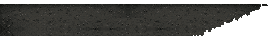
#> input picture Assets/scene/_source/lane-2track/base_yard_strip_280x36.png, 280 x 36 px
$ python regrass.py ../base_yard_strip_280x36.png ../lane_tile_pixellab_original_256x128.png ../lane_tile_pixellab_original_256x128.png 5 5
#> lines starting #> are read from the running program, lines starting #| are printed output that depends on the picture; after the words box and inside, x2 and y2 are one past the last pixel; in counts of white or black regions, pixels touching at a corner belong together
"""Lane grass rework (2026-11-22): replace the per-pixel speckled grass in the two-track lane strip with the style used elsewhere
(church statue, building bushes, village field): flat tones in soft clumps plus distinct blade tufts. The gravel gets the same
treatment (flat tones in soft patches + separate pebbles) unless gravel level is 0 (keep the speckled gravel).
usage: python3 regrass.py <dry_in> <storm_in> <outdir> [seed] [gravel: 0 keep | 1 many pebbles | 2 medium | 3 few]"""
import sys, random, math
import numpy as np
from PIL import Image
from scipy import ndimage
dry_p, storm_p, out = sys.argv[1], sys.argv[2], sys.argv[3]
SEED = int(sys.argv[4]) if len(sys.argv) > 4 else 7
GRAVEL = int(sys.argv[5]) if len(sys.argv) > 5 else 1
rnd = random.Random(SEED)
dry = np.array(Image.open(dry_p).convert('RGBA')).astype(int)
H, W = dry.shape[:2]
#> H = 36; W = 280
K = 72 // H            # 1 = fine (1280x72), 2 = chunky (640x36 art, shown 2x)
#> K = 2
R = 9 // K + (2 if K == 2 else 0)   # rows above the first track that hold the sky cut
#> R = 6
storm = np.array(Image.open(storm_p).convert('RGBA')).astype(int)
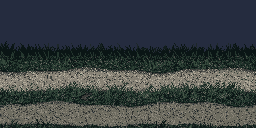
#> input picture Assets/scene/_source/lane-2track/lane_tile_pixellab_original_256x128.png, 256 x 128 px
# palette (from the strip's own greens, so the tone Jeremy approved stays)
D0, D1, M, L, T = (12, 26, 24), (21, 38, 34), (30, 50, 42), (41, 61, 53), (51, 73, 62)

def grassness(a):
    return ((a[..., 1] - a[..., 0]) >= 9) & (a[..., 3] > 0)
#> returned value: shape (36, 280) bool; every value is 0
g0 = grassness(dry).astype(float)
#> g0: shape (36, 280) float64; every value is 0
# rows 0..8: partly transparent sky cut; treat the whole verge as grass from its smoothed top line
blur = ndimage.gaussian_filter(g0, sigma=(1.3 / K, 3.0 / K), mode=('nearest', 'wrap'))
G = blur > 0.5
G[:R, :] = False
# drop tiny islands / fill tiny holes
lab, n = ndimage.label(G)
#> lab: shape (36, 280) int32; every value is 0
#> n = 0
for i, s in enumerate(ndimage.sum(G, lab, range(1, n + 1)), 1):
    if s < 40 / K / K: G[lab == i] = False
#> this loop made 0 passes
lab, n = ndimage.label(~G & (np.arange(H)[:, None] >= R))
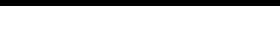
#> lab: shape (36, 280) int32; values 0 (black) and 1 (white), 83.3% white; 1 black region, box (x1, y1, x2, y2) and area: (0, 0, 280, 6) 1680
#> n = 1
for i, s in enumerate(ndimage.sum(~G, lab, range(1, n + 1)), 1):
    if s < 40 / K / K: G[lab == i] = True
#> this loop made 1 pass
#> (i, s) on pass 1: (1, 8400)
# top verge: grass from a gently wavy line (y 5..7) down to where the first gravel track starts
top = np.array([round((6 + 0.9 * math.sin(2 * math.pi * x * K / 160.0 + 1.0) + 0.6 * math.sin(2 * math.pi * x * K / 64.0)) / K) + (K - 1) for x in range(W)])
for x in range(W):
    G[top[x]:R, x] = True   # the verge above the first track is always grass
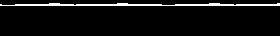
#> G: shape (36, 280) bool; 5.6% white in thin lines or dots, all inside (x1, y1, x2, y2) = (0, 3, 280, 6)

def vnoise(cw, ch, seed):
    r = np.random.RandomState(seed)
    gw, gh = W // cw, H // ch + 2
    g = r.rand(gh, gw)
    ys = np.arange(H) / ch; xs = np.arange(W) / cw if K == 1 else np.arange(W) * gw / W   # K 2: exact period, so the tile wraps cleanly
    y0 = ys.astype(int); x0 = xs.astype(int) % gw; x1 = (x0 + 1) % gw
    fy = (ys - y0)[:, None]; fx = (xs - xs.astype(int))[None, :]
    fy = fy * fy * (3 - 2 * fy); fx = fx * fx * (3 - 2 * fx)
    a = g[y0][:, x0]; b = g[y0][:, x1]; c = g[y0 + 1][:, x0]; d = g[y0 + 1][:, x1]
    return a * (1 - fx) * (1 - fy) + b * fx * (1 - fy) + c * (1 - fx) * fy + d * fx * fy

GV = ~G & (np.arange(H)[:, None] >= R)                      # everything opaque that is not grass
def gravel():
    """flat gravel: 3 close tones in soft patches (following the old strip's own light/dark), a darker rim against the grass,
    and separate pebbles (a pale stone with a dark pixel under it) on a jittered grid instead of per-pixel speckle"""
    L = 0.299 * dry[..., 0] + 0.587 * dry[..., 1] + 0.114 * dry[..., 2]
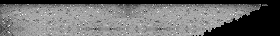
#> L: shape (36, 280) float64; min 0, max 86.14, mean 37.1; drawn with min black and max white
    w = GV.astype(float)
    num = ndimage.gaussian_filter(L * w, sigma=(2.0 / K, 6.0 / K), mode=('nearest', 'wrap')); den = ndimage.gaussian_filter(w, sigma=(2.0 / K, 6.0 / K), mode=('nearest', 'wrap'))
#> after `num = ndimage.gaussian_filter(L * w, sigma=(2.0 / K, 6.0 / K), mode=('`:
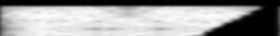
#> num: shape (36, 280) float64; min 0, max 58.17, mean 35.3; drawn with min black and max white
    Lb = num / np.maximum(den, 1e-6)
    n = vnoise(24, 6, SEED + 11) * 0.6 + vnoise(12, 4, SEED + 12) * 0.4
    v = (Lb - np.median(Lb[GV])) / 6.0 + (n - 0.5) * 2.2
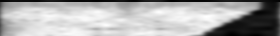
#> v: shape (36, 280) float64; min -9.36, max 1.44, mean -2.06; drawn with min black and max white
    col = np.zeros((H, W, 3), int); col[:] = (82, 84, 78)
    col[v > 0.55] = (88, 89, 84)
    col[v < -0.55] = (74, 79, 76)
    near = ndimage.binary_dilation(G, structure=np.array([[0, 1, 0], [0, 1, 0], [0, 0, 0]]), iterations=1)   # gravel just under a grass edge: its shadow
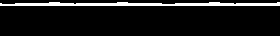
#> near: shape (36, 280) bool; 8.4% white; 1 white region, box (x1, y1, x2, y2) and area: (0, 2, 280, 6) 846
    col[near & GV] = (66, 70, 68)
    if GRAVEL:
#> (the run stopped early here; a loop or call above may not have finished)
